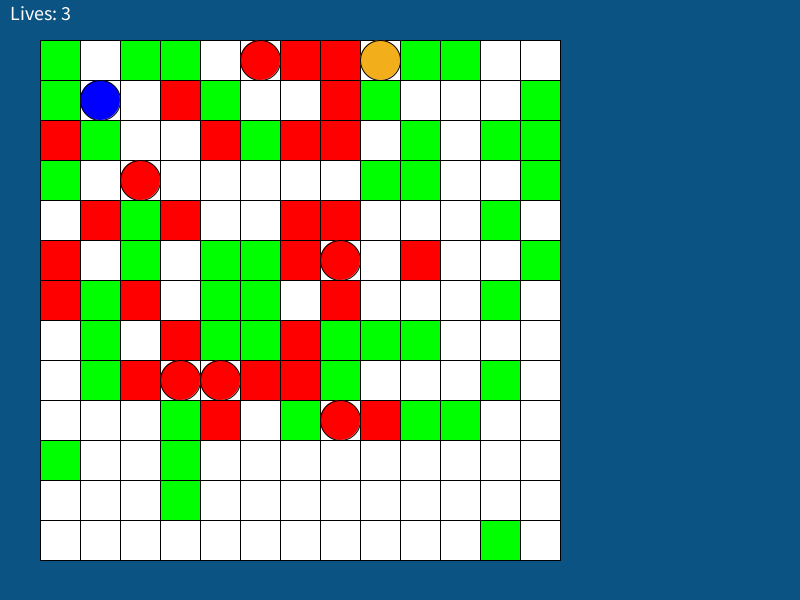
Frame 1 (no input)
Frame 60 (the mouse pressed at the canvas centre just before this capture): identical to frame 1, image omitted
Frame 120 (the mouse held since frame 60 and released just before this capture): identical to frame 1, image omitted

The Processing sketch that drew this single still picture (run headless with seeded random() and noise(); from frame 60 on, the mouse is pressed at the canvas centre):

// Processing sketch: Prototype_03
// ── Prototype_03.pde
int sizeX;
int sizeY;
int gridSize;
int offset;
int objectSize;
Map map;
Player player;
int startX;
int startY;
int lives;
ArrayList<Enemy> enemies;
int numOfBlocks;
int numOfLava;
int numOfEnemies;
boolean power;
//lazy
int winX = 0;
int winY = 0;
int timer = 0;
int nomX = 0;
int nomY = 0;

//enum Direction {NORTH, SOUTH, WEST, EAST};

void setup() {
  size(800, 600);
  sizeX = 13;
  sizeY = 13;
  startX = 1;
  startY = 1;
  lives = 3;
  numOfBlocks = 45;
  numOfLava = 25;
  numOfEnemies = 6;
  gridSize = 40;
  offset = 40;
  objectSize = 40;
  power = false;
  
  enemies = new ArrayList<Enemy>(); //ref gridIdx-5
  map = new Map(sizeX, sizeY);
  map.genMap();
  player = new Player(startX,startY);
}

void resetGame() {
  map.resetGrid();
  enemies = new ArrayList<Enemy>();
  map.genMap();
  player = new Player(startX,startY);
}

void draw() {
  clear();
  background ( 11, 83, 131 );
  map.render();
  if (lives < 1) {
    player.removePlayer();
    fill(255, 255, 255);
    text("You Lose!", 300, 400);
  }
  textSize(20);
  fill(255, 255, 255);
  text("Lives: " + lives, 10, 20);
  if (timer > 0) {
    drawEat();
  }
  if (hasWon()) {
    textSize(80);
    fill(72,24,82);
    text("You Win!", 200, 300);
    textSize(40);
    text("Press R to reset", 200, 400);
  }
}

class Map {
  int[][] grid;
  int x;
  int y;
  
  Map(int x1, int y1) {
    x = x1;
    y = y1;
    grid = new int[x][y];
    resetGrid();
  }
  
  void render() {
    //0 = empty
    //1 = player
    //2 = walls
    //3 = objective?
    //4 = hazards
    //5+ = enemies?
    
    //drawing empty grid
    for(int i = 0; i < y; i++) {
      for (int j = 0; j < x; j++) {
        fill(255,255,255);
        rect(j*(gridSize) + offset, (i*(gridSize)) + offset, gridSize, gridSize);
      }
    }
    
    //fill in grid
    for(int i = 0; i < y; i++) {
      for (int j = 0; j < x; j++) {
        if (grid[j][i] == 1) { 
          if (power) {
            fill(80,242,240);
          } else {
            fill(0,0,255);
          }
          ellipse(j*(gridSize) + (gridSize/2) + offset, (i*(gridSize)) + (gridSize/2) + offset, objectSize, objectSize);
         } else if(grid[j][i] == 2) {
           fill(0,255,0);
           rect(j*(gridSize) + offset, (i*(gridSize)) + offset, gridSize, gridSize);
         } else if(grid[j][i] == 3) {
           fill(242,174,27);
           ellipse(j*(gridSize) + (gridSize/2) + offset, (i*(gridSize)) + (gridSize/2) + offset, objectSize, objectSize);
         } else if(grid[j][i] == 4) {
           fill(255,0,0);
           rect(j*(gridSize) + offset, (i*(gridSize)) + offset, gridSize, gridSize);
         } else if(grid[j][i] > 4) {
           fill(255,0,0);
           ellipse(j*(gridSize) + (gridSize/2) + offset, (i*(gridSize)) + (gridSize/2) + offset, objectSize, objectSize);
         }
      }
    }
  }
  
  void resetGrid() {
    for(int i = 0; i < y; i++) {
      for (int j = 0; j < x; j++) {
        grid[j][i] = 0;
      }
    }
  }
  
  void genMap() {
    //boolean occ = true;
    int randX = 0;
    int randY = 0;
    
    for (int i = 0; i < numOfBlocks; i++) {
      while(true) {
        randX = int(random(0, sizeX));
        randY = int(random(0, sizeY));
        if(checkOccupied(randX, randY)) {
          break;
        }
      }
      grid[randX][randY] = 2;
    }
    
    for (int i = 0; i < numOfLava; i++) {
      while(true) {
        randX = int(random(0, 10));
        randY = int(random(0, 10));
        if(checkOccupied(randX, randY)) {
          break;
        }
      }
      grid[randX][randY] = 4;
    }
    
    for (int i = 0; i < numOfEnemies; i++) {
      while(true) {
        randX = int(random(0, 10));
        randY = int(random(0, 10));
        if(checkOccupied(randX, randY)) {
          break;
        }
      }
      Enemy temp = new Enemy(randX, randY, enemies.size()+5);
      enemies.add(temp);
    }
    
    while(true) {
      randX = int(random(0, 10));
      randY = int(random(0, 10));
      if(checkOccupied(randX, randY)) {
        break;
      }
    }
    grid[randX][randY] = 3;
    winX = randX;
    winY = randY;
  }
  
  boolean checkOccupied(int x1, int y1) {
    if (grid[x1][y1] != 0) {
      return false;
    }
    return true;
  }
}

class Player {
  //this is grid coords
  int x;
  int y;
  
  Player(int x1, int y1) {
    x = x1;
    y = y1;
    //check if anything is there?
    map.grid[x][y] =1;
  }
  
  //void move(Direction d) {
  void move(int d) {  
    //if (d.equals(WEST) && x != 0) {
    if (d == 0 && x != 0) { //left
      if (map.grid[x-1][y] == 0) {
        map.grid[x][y] = 0;
        x = x-1;
        map.grid[x][y] = 1;
      } else if (map.grid[x-1][y] > 3) {
        player.dies(); //flash red?
      } 
    } else if (d == 1 && x != sizeX-1) { //right
      if (map.grid[x+1][y] == 0) {
        map.grid[x][y] = 0;
        x = x+1;
        map.grid[x][y] = 1;
      } else if (map.grid[x+1][y] > 3) {
        player.dies();
      }
    } else if (d == 2 && y != 0) { //up
      if (map.grid[x][y-1] == 0) {
        map.grid[x][y] = 0;
        y = y-1;
        map.grid[x][y] = 1;
      } else if (map.grid[x][y-1] > 3) {
        player.dies();
      }
    } else if (d == 3 && y != sizeY-1) { //down
      if (map.grid[x][y+1] == 0) {
      map.grid[x][y] = 0;
      y = y+1;
      map.grid[x][y] = 1;
      } else if (map.grid[x][y+1] > 3) {
        player.dies();
      }
    }
  }
  
  void powerMove(int d) {
    if(power) { //just incase
      if (d == 0 && x != 0) { //left
        map.grid[x][y] = 0;
        x = x-1;
      } else if (d == 1 && x != sizeX-1) { //right
        map.grid[x][y] = 0;
        x = x+1;
      } else if(d == 2 && y != 0) { //up
        map.grid[x][y] = 0;
        y = y-1;
      } else if (d == 3 && y != sizeY-1) { //down
        map.grid[x][y] = 0;
        y = y+1;
      }
      if(map.grid[x][y] != 0) {eat(x,y);}
      map.grid[x][y] = 1;
    }
    power = false;
  }
  
  void resetPosition() {
    map.grid[x][y] = 0;
    x = startX;
    y = startY;
    map.grid[x][y] = 1;
  }
  
  void dies() {
    lives = lives - 1;
    fill(255,0,0);
    rect(0,0, 800, 600);
    resetPosition();
  }
  
  void removePlayer() {
    map.grid[x][y] = 0;
  }
}

class Enemy {
  int index;
  int x;
  int y;
  
  Enemy(int x1, int y1, int idx) {
    x = x1;
    y = y1;
    index = idx;
    //check if anything is there?
    map.grid[x][y] = idx;
  }
  
  void move(int d) { 
    if (d == 0 && x != 0) { //left
      if (map.grid[x-1][y] == 0) {
        map.grid[x][y] = 0;
        x = x-1;
        map.grid[x][y] = index;
      } else if (map.grid[x-1][y] == 1) {
        player.dies(); //flash red?
        map.grid[x][y] = 0;
        x = x-1;
        map.grid[x][y] = index;
      } 
    } else if (d == 1 && x != sizeX-1) { //right
      if (map.grid[x+1][y] == 0) {
        map.grid[x][y] = 0;
        x = x+1;
        map.grid[x][y] = index;
      } else if (map.grid[x+1][y] == 1) {
        map.grid[x][y] = 0;
        x = x+1;
        map.grid[x][y] = index;
        player.dies();
      }
    } else if (d == 2 && y != 0) { //up
      if (map.grid[x][y-1] == 0) {
        map.grid[x][y] = 0;
        y = y-1;
        map.grid[x][y] = index;
      } else if (map.grid[x][y-1] == 1) {
        map.grid[x][y] = 0;
        y = y-1;
        map.grid[x][y] = index;
        player.dies();
      }
    } else if (d == 3 && y != sizeY-1) { //down
      if (map.grid[x][y+1] == 0) {
      map.grid[x][y] = 0;
      y = y+1;
      map.grid[x][y] = index;
      } else if (map.grid[x][y+1] == 1) {
        map.grid[x][y] = 0;
        y = y+1;
        map.grid[x][y] = index;
        player.dies();
      }
    }
  }
}

void keyPressed() {
  if(key == CODED) {
    if(keyCode == LEFT) {
      if (power) {
        player.powerMove(0);
      } else {
        player.move(0);
      }
    } else if (keyCode == RIGHT) {
      if (power) {
        player.powerMove(1);
      } else {
        player.move(1);
      }
    } else if (keyCode == UP) {
      if (power) {
        player.powerMove(2);
      } else {
        player.move(2);
      }
    } else if (keyCode == DOWN) {
      if (power) {
        player.powerMove(3);
      } else {
        player.move(3);
      }
    }
    moveEnemies();
  } else if(key == ' ') {
    if (power) {
      power = false;
    } else {
      power = true;
    }
    moveEnemies();
  } else if(key == 'r') {
    resetGame();
  }
}

boolean hasWon() {
  if (player.x == winX && player.y == winY) {
    return true;
  }
  return false;
}

void moveEnemies() {
  int rand;
  for (int i = 0; i < enemies.size(); i++) {
    rand = int(random(-1, 4));
    enemies.get(i).move(rand);
  }
}

void eat(int x, int y) {
  timer = 30;
  nomX = x * gridSize;
  nomY = y * gridSize;
}

void drawEat() {
  fill(0,0,0);
  textSize(30);
  text("nom", nomX, nomY);
  timer--;
}
